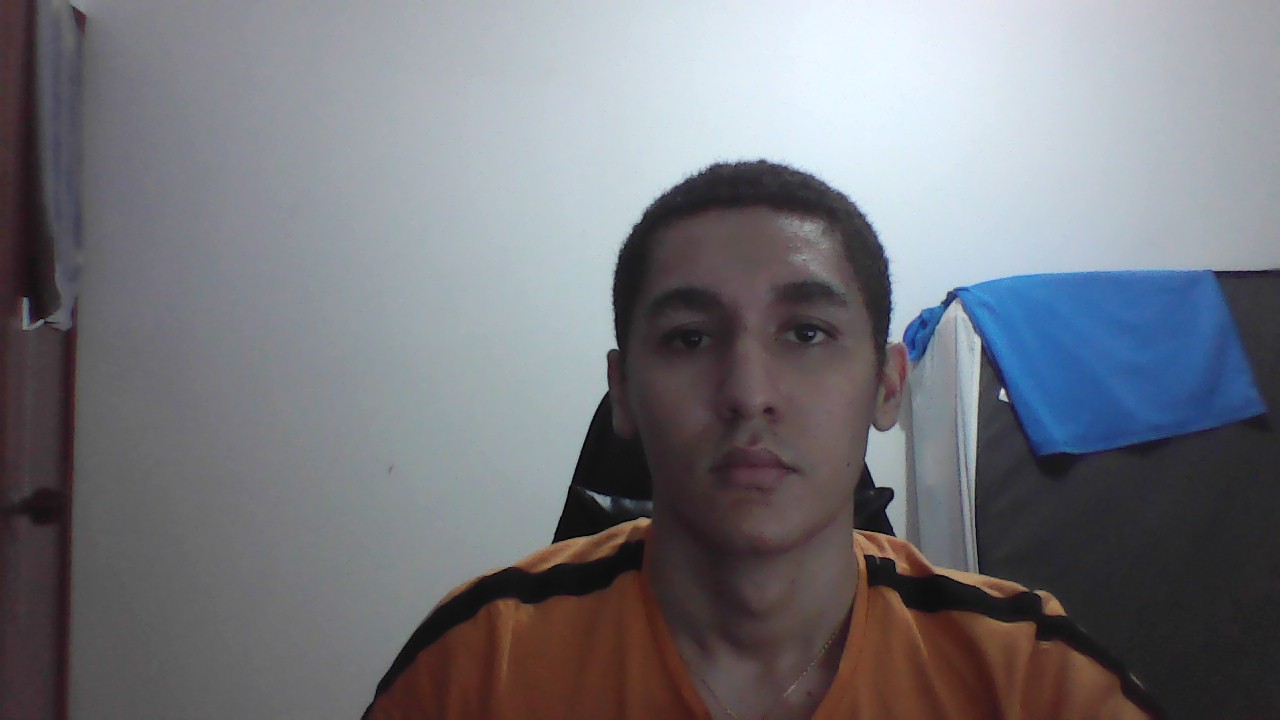
#> input picture Photos/persona1.jpg, 1280 x 720 px; its folder holds only this picture in this run
$ python Face_detection.py
#> lines starting #> are read from the running program, lines starting #| are printed output that depends on the picture
import cv2
import os
import numpy as np

#Rute of the archive with the images
photos_folder = '../Photos'
photos_list = os.listdir(photos_folder)


#==================================================================//

# Verifica si la carpeta existe
if not os.path.exists(photos_folder):
    print(f"Error: La carpeta '{photos_folder}' no existe.")
else:
    # Itera a través de los archivos de la carpeta 'Photos'
    for filename in os.listdir(photos_folder):
        # Verifica si el archivo tiene extensión .jpg o .png
        if filename.endswith(".jpg") or filename.endswith(".png"):
            print(f"Archivo válido encontrado: {filename}")


#==================================================================//


#Charge the clasification Haar Cascade for detection of the faces
face_cascade = cv2.CascadeClassifier(cv2.data.haarcascades + 'haarcascade_frontalface_default.xml')

#Create the model LBPH for recognition face
recognizer = cv2.face.LBPHFaceRecognizer_create()

#OKEY for saved the faces and the IDs associate
faces = []
ids = []

#Reload the images of the archive photos and ticket
for filename in os.listdir(photos_folder):
    if filename.endswith(".jpg") or filename.endswith(".png"):
        image_path = os.path.join(photos_folder, filename)
        image = cv2.imread(image_path)
#> image is the input picture: shape (720, 1280, 3); mean B, G, R 123.7, 117.6, 117

        #Transform the image to color gray
        gray = cv2.cvtColor(image, cv2.COLOR_BGR2GRAY)
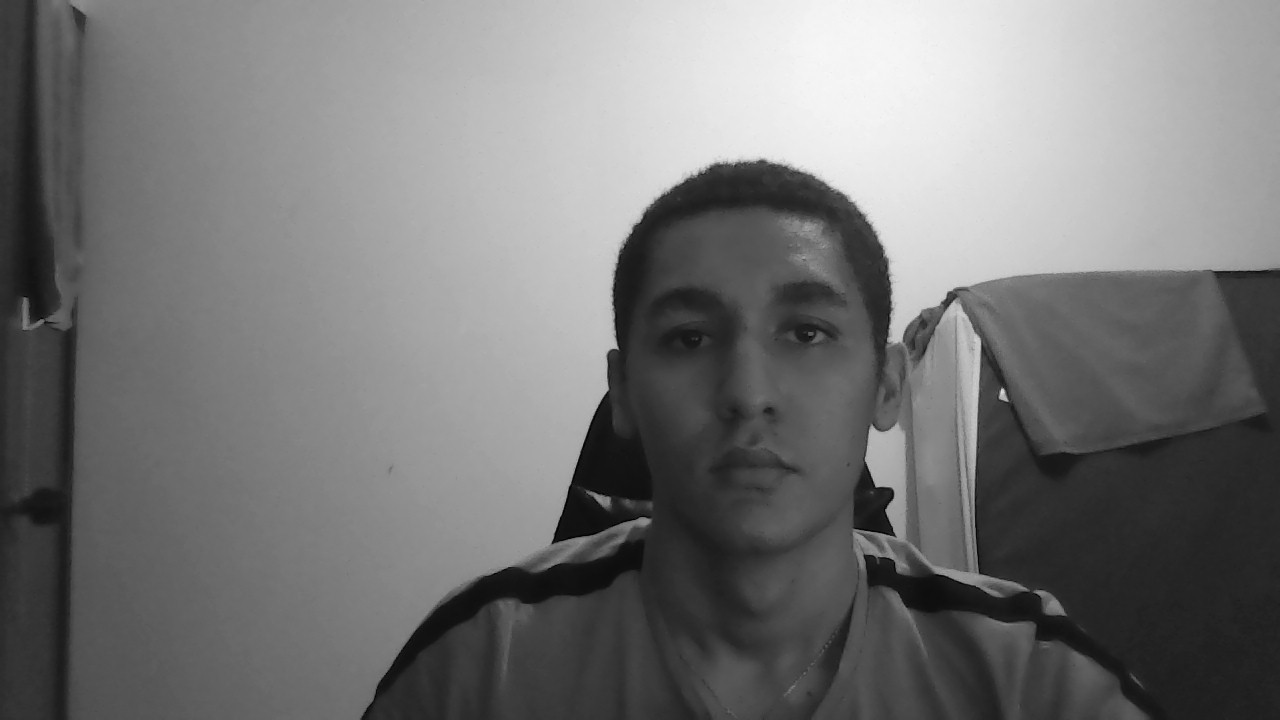
#> gray: shape (720, 1280); min 0, max 247, mean 118.1

        #Detecting the faces in the image
        detected_faces = face_cascade.detectMultiScale(gray, scaleFactor=1.3, minNeighbors=5)
#> detected_faces = [[608, 221, 284, 284]]

        for(x, y,w,h) in detected_faces:
            face = gray[y:y+h, x:x+w]
            faces.append(face)

            #THE ID OF THE PEOPLE IN THE ARCHIVE WITH OUT THE EXTENTION
            id = int(filename.split('.')[0].replace("persona", ""))
            ids.append(id)
#> this loop made 1 pass
#> (x, y, w, h, id) on pass 1: (608, 221, 284, 284, 1)
#> pass 1, `face = gray[y:y+h, x:x+w]`:
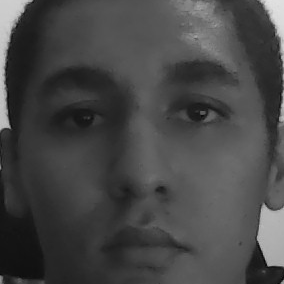
#> face: shape (284, 284); min 5, max 226, mean 70.5
#> after the loop, faces = 1 item; ids = [1]

#Login in the model with the faces detected
recognizer.train(faces, np.array(ids))

#Saved the model
recognizer.save('../models/face_trainer.yml')

print("MODEL OF RECOGNITION FATIAL SAVED")
